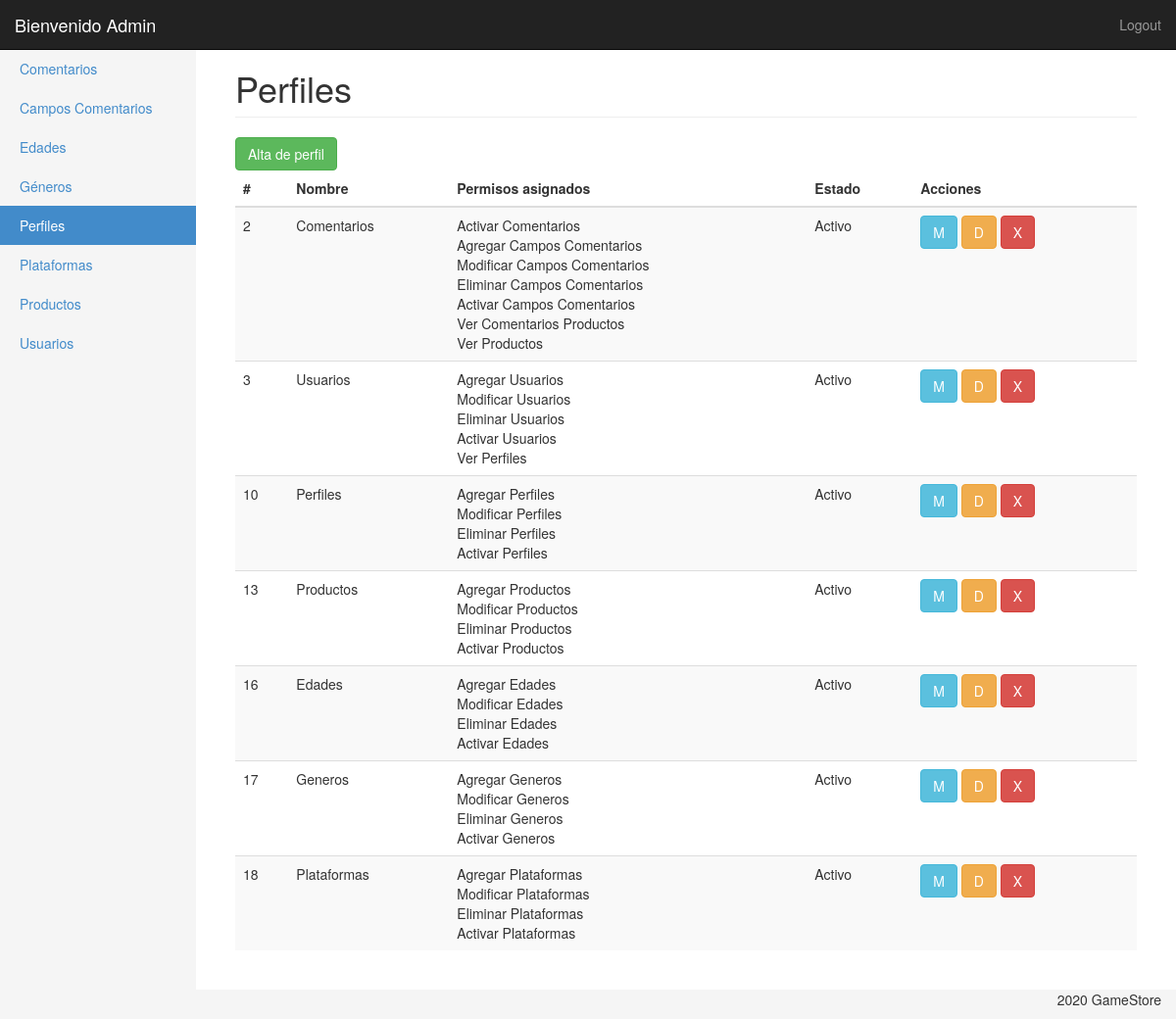
Page /ProduccionWeb_TP1/panel/perfiles.php (signed in) on the committed database.
### tables this page shows
CREATE TABLE `perfil` (
  `id` int(11) NOT NULL,
  `nombre` varchar(100) NOT NULL,
  `enabled` tinyint(1) NOT NULL DEFAULT 1,
  `estado` tinyint(1) NOT NULL DEFAULT 1
);

CREATE TABLE `permisos` (
  `id` int(11) NOT NULL,
  `nombre` varchar(250) NOT NULL,
  `cod` varchar(40) NOT NULL,
  `seccion` varchar(100) NOT NULL,
  `enabled` tinyint(1) NOT NULL DEFAULT 1
);

### ProduccionWeb_TP1/panel/clases/perfil.php (called while the page is built, shortened)
<?php
Class Perfil{
	private $con;
	public function __construct($con){
		$this->con = $con;
	}
	public function getList(){
		$query = "SELECT id, nombre, estado
					FROM perfil
					WHERE enabled = '1' ";
        return $this->con->query($query);
	}
	public function getPermisos($id){
		$query = "	SELECT permisos.nombre
					FROM perfil INNER JOIN perfil_permisos
					ON perfil.id = perfil_permisos.perfil_id
					INNER JOIN permisos
					ON permisos.id = perfil_permisos.permiso_id
					WHERE perfil.id=".$id." AND permisos.enabled = 1 ";
		return $this->con->query($query);
	}
}

### ProduccionWeb_TP1/panel/perfiles.php (the view, shortened to what this page needs)
<?php
require('inc/header.php');
?>
<div class="container-fluid">
	<?php $perfilMenu = 'Perfiles';
	$perfiles = new Perfil($con);
	include('inc/side_bar.php');
	?>
	<div class="col-sm-9 col-md-10 main">
		<h1 class="page-header">
			Perfiles
		</h1>
		<?php if (in_array('prod.add', $_SESSION['usuario']['permisos']['cod'])) { ?>
			<a href="perfiles_ae.php"><button type="button" class="btn btn-success" title="Agregar">Alta de perfil</button></a>
		<?php } ?>
		<div class="table-responsive">
			<table class="table table-striped">
				<thead>
					<tr>
						<th>#</th>
						<th>Nombre</th>
						<th>Permisos asignados</th>
						<th>Estado</th>
						<th>Acciones</th>
					</tr>
				</thead>
				<tbody>
					<?php
					foreach ($perfiles->getList() as $perfil) { ?>
						<tr>
							<td><?php echo $perfil['id']; ?></td>
							<td><?php echo $perfil['nombre']; ?></td>
							<td><?php
								foreach ($perfiles->getPermisos($perfil['id']) as $permis) {
									echo $permis['nombre'];
									?> <br> <?php
								}
								?></td>
							<td><?php if($perfil['estado'] == 1){
								echo 'Activo';
							} else {
								echo 'Inactivo';
							} 	?></td>
							<td>
								<?php if (in_array('per.edit', $_SESSION['usuario']['permisos']['cod'])) { ?>
									<a href="perfiles_ae.php?edit=<?php echo $perfil['id'] ?>"><button type="button" class="btn btn-info" title="Modificar">M</button></a>
								<?php } ?>
								<?php if (in_array('per.act', $_SESSION['usuario']['permisos']['cod'])) { ?>
									<?php if($perfil['estado'] == 0){ ?>
										<a href="perfiles.php?modif=<?php echo $perfil['estado'] ?>&id=<?php echo $perfil['id']?>"><button type="button" class="btn btn-success" title="Activar">A</button></a>
									<?php } else { ?>
										<a href="perfiles.php?modif=<?php echo $perfil['estado'] ?>&id=<?php echo $perfil['id']?>"><button type="button" class="btn btn-warning" title="Desactivar">D</button></a>
									<?php } ?>
								<?php } ?>
								<?php if (in_array('per.del', $_SESSION['usuario']['permisos']['cod'])) { ?>
									<a href="perfiles.php?del=<?php echo $perfil['id'] ?>"><button type="button" class="btn btn-danger" title="Borrar">X</button></a>
								<?php } ?>
							</td>
						</tr>
					<?php } ?>
				</tbody>
			</table>
		</div>
	</div>
</div>
</div>
<?php include('inc/footer.php'); ?>

### ProduccionWeb_TP1/panel/css/styles.css (style rules this page uses)
body { padding-top: 50px; background-color: #f5f5f5; }
.main { padding: 20px; background-color: #fff; }
@media (min-width: 768px) { .main { padding-right: 40px; padding-left: 40px; } }
.main .page-header { margin-top: 0; }

### rows in the picture
perfil: id "2", nombre "Comentarios", estado "Activo"
permisos: nombre "Activar Comentarios"
permisos: nombre "Agregar Campos Comentarios"
permisos: nombre "Modificar Campos Comentarios"
permisos: nombre "Eliminar Campos Comentarios"
permisos: nombre "Activar Campos Comentarios"
permisos: nombre "Ver Comentarios Productos"
permisos: nombre "Ver Productos"
perfil: id "3", nombre "Usuarios", estado "Activo"
permisos: nombre "Agregar Usuarios"
permisos: nombre "Modificar Usuarios"
permisos: nombre "Eliminar Usuarios"
permisos: nombre "Activar Usuarios"
permisos: nombre "Ver Perfiles"
perfil: id "10", nombre "Perfiles", estado "Activo"
permisos: nombre "Agregar Perfiles"
permisos: nombre "Modificar Perfiles"
permisos: nombre "Eliminar Perfiles"
permisos: nombre "Activar Perfiles"
perfil: id "13", nombre "Productos", estado "Activo"
permisos: nombre "Agregar Productos"
permisos: nombre "Modificar Productos"
permisos: nombre "Eliminar Productos"
permisos: nombre "Activar Productos"
perfil: id "16", nombre "Edades", estado "Activo"
permisos: nombre "Agregar Edades"
permisos: nombre "Modificar Edades"
permisos: nombre "Eliminar Edades"
permisos: nombre "Activar Edades"
perfil: id "17", nombre "Generos", estado "Activo"
permisos: nombre "Agregar Generos"
permisos: nombre "Modificar Generos"
permisos: nombre "Eliminar Generos"
permisos: nombre "Activar Generos"
perfil: id "18", nombre "Plataformas", estado "Activo"
permisos: nombre "Agregar Plataformas"
permisos: nombre "Modificar Plataformas"
permisos: nombre "Eliminar Plataformas"
permisos: nombre "Activar Plataformas"

### other values in the picture
$_SESSION['usuario']['nombre'] "Admin"
